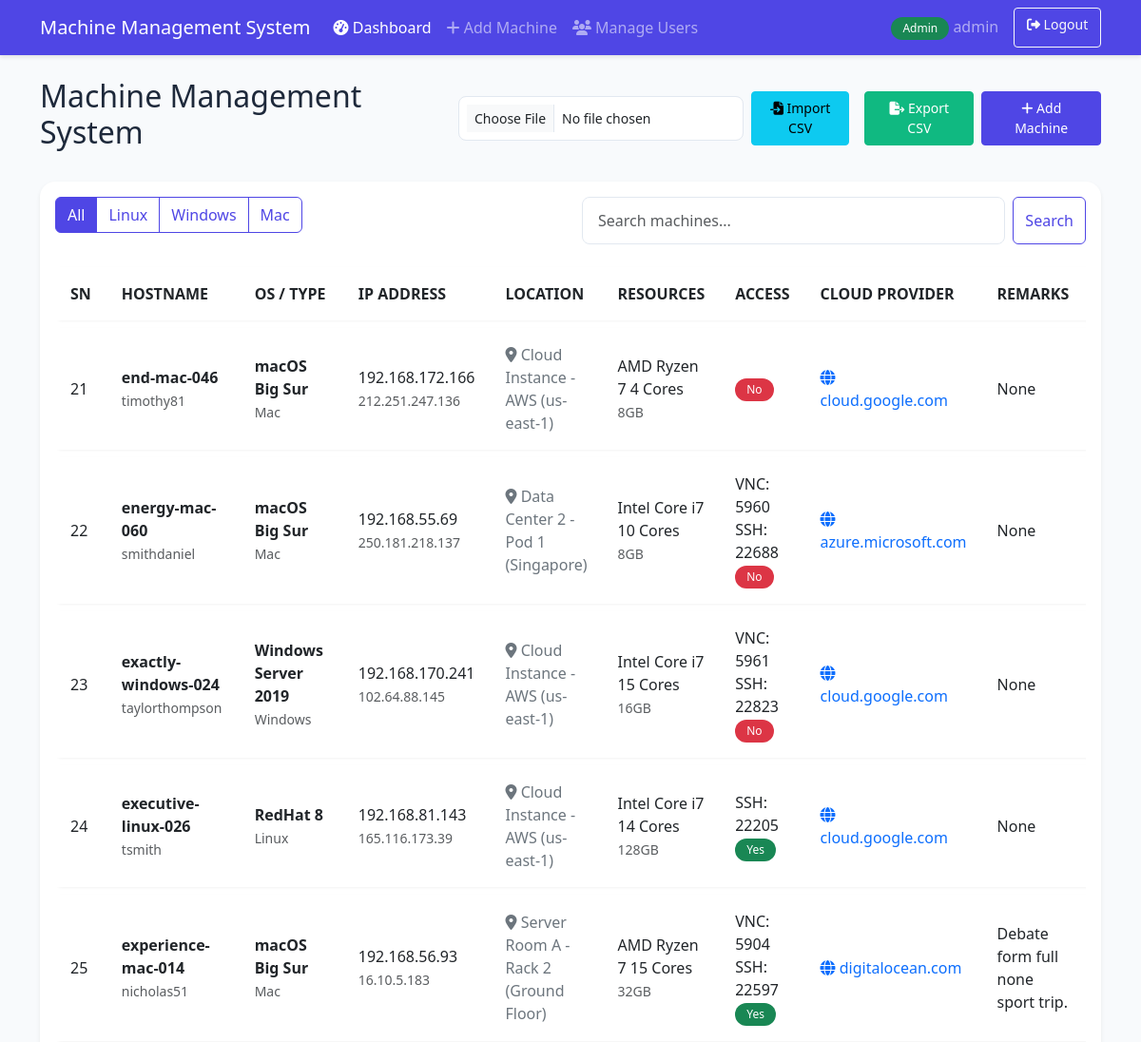
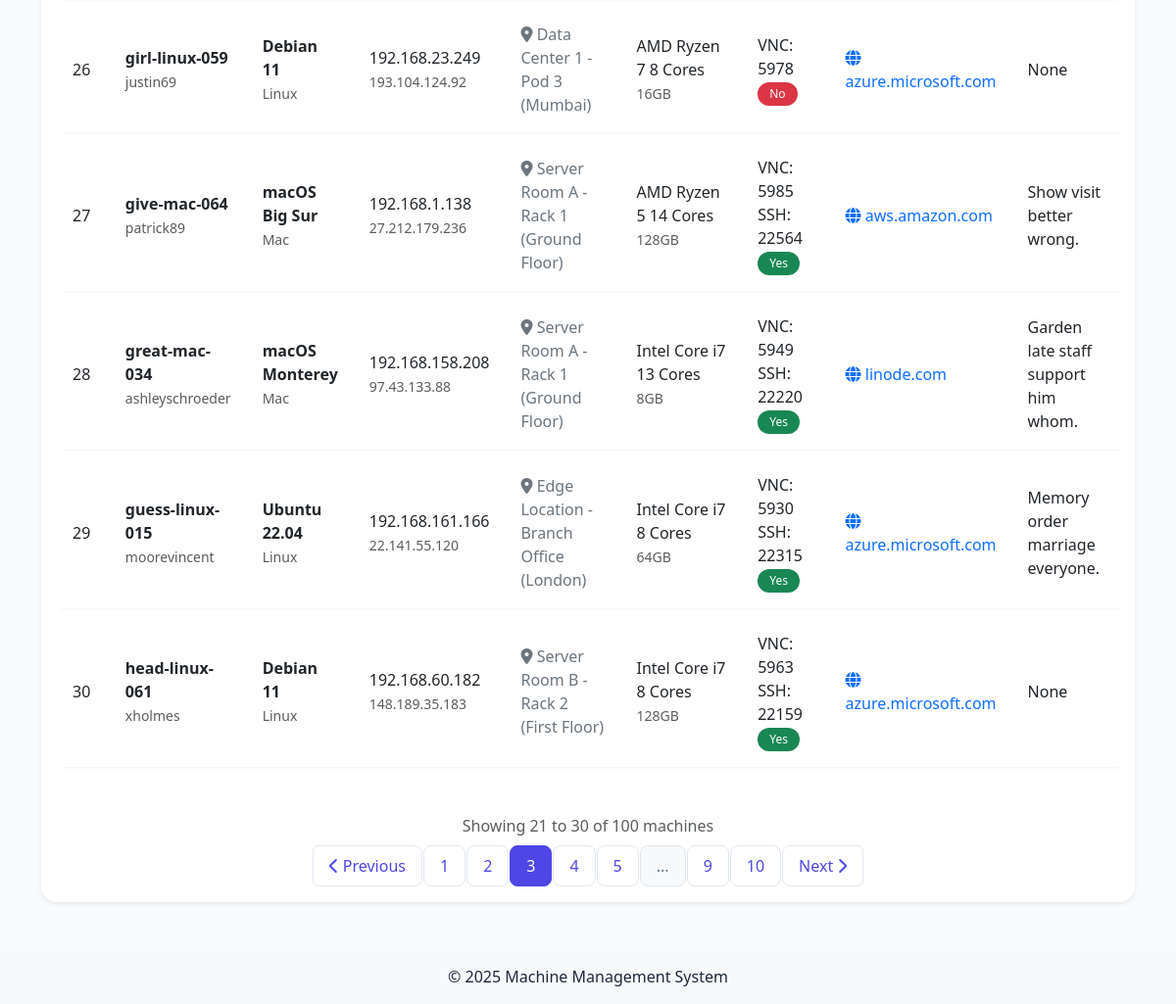
/admin/dashboard?page=3 (signed in), run on the app's committed database (2 pictures, top to bottom).
### models/user.py (models this page shows, shortened)
class User(db.Model, UserMixin):
    __tablename__ = 'users'
    id = db.Column(db.Integer, primary_key=True)
    username = db.Column(db.String(64), unique=True, index=True, nullable=False)
    email = db.Column(db.String(120), unique=True, index=True, nullable=False)
    password_hash = db.Column(db.String(128), nullable=False)
    is_admin = db.Column(db.Boolean, default=False)
    created_at = db.Column(db.DateTime, default=datetime.utcnow)
    last_login = db.Column(db.DateTime, nullable=True)

### models/machine.py (models this page shows, shortened)
class Machine(db.Model):
    __tablename__ = 'machines'
    id = db.Column(db.Integer, primary_key=True)
    hostname = db.Column(db.String(64), unique=True, nullable=False, index=True)
    username = db.Column(db.String(64), nullable=False)
    os_type = db.Column(db.String(20), nullable=False)  # Linux, Windows, Mac
    installed_os = db.Column(db.String(64), nullable=False)
    cpu_details = db.Column(db.String(128), nullable=False)
    ram_details = db.Column(db.String(64), nullable=False)
    private_ip = db.Column(db.String(15), nullable=True)
    public_ip = db.Column(db.String(15), nullable=True)
    cloud_provider_url = db.Column(db.String(128), nullable=True)
    physical_location = db.Column(db.String(128), nullable=True)  # Add this line
    vnc_port = db.Column(db.Integer, nullable=True)
    ssh_port = db.Column(db.Integer, nullable=True)  # Add this line
    outside_accessible = db.Column(db.Boolean, default=False)
    remarks = db.Column(db.Text, nullable=True)
    created_at = db.Column(db.DateTime, default=datetime.utcnow)
    updated_at = db.Column(db.DateTime, default=datetime.utcnow, onupdate=datetime.utcnow)

### app.py (the view, shortened to what this page needs)
@app.route('/admin/dashboard')
@login_required
def admin_dashboard():
    if not current_user.is_admin:
        flash('Access denied. Admin privileges required.', 'danger')
        return redirect(url_for('index'))
    page = request.args.get('page', 1, type=int)
    per_page = 10
    os_filter = request.args.get('os')
    search = request.args.get('search')
    query = Machine.query
    if os_filter:
        query = query.filter_by(os_type=os_filter)
    pagination = query.order_by(Machine.hostname).paginate(
        page=page, per_page=per_page, error_out=False
    )
    return render_template('admin/dashboard.html',
                         machines=pagination.items,
                         pagination=pagination)

### models/user.py (called while the page is built)
@login_manager.user_loader
def load_user(user_id):
    return User.query.get(int(user_id))

### templates/admin/dashboard.html (shortened to what this page needs)
{% extends "base.html" %}
{% block content %}
<div class="d-flex justify-content-between align-items-center mb-4">
    <h2>Machine Management System</h2>
    {% if current_user.is_admin %}
    <div class="d-flex align-items-center">
        <form method="POST" action="{{ url_for('import_machines') }}" enctype="multipart/form-data" class="me-2 d-flex align-items-center">
            <input type="file" name="file" accept=".csv" class="form-control form-control-sm me-2" required>
            <button type="submit" class="btn btn-info btn-sm me-2">
                <i class="fas fa-file-import"></i> Import CSV
            </button>
        </form>
        <a href="{{ url_for('export_machines') }}" class="btn btn-success btn-sm me-2">
            <i class="fas fa-file-export"></i> Export CSV
        </a>
        <a href="{{ url_for('add_machine') }}" class="btn btn-primary btn-sm">
            <i class="fas fa-plus"></i> Add Machine
        </a>
    </div>
    {% endif %}
</div>
<div class="card shadow-sm mb-4">
    <div class="card-body">
        <div class="row mb-3">
            <div class="col-md-6">
                <div class="btn-group" role="group">
                    <a href="{{ url_for(current_user.is_admin and 'admin_dashboard' or 'user_dashboard') }}" class="btn btn-outline-primary {{ 'active' if not request.args.get('os') }}">All</a>
                    <a href="{{ url_for(current_user.is_admin and 'admin_dashboard' or 'user_dashboard', os='Linux') }}" class="btn btn-outline-primary {{ 'active' if request.args.get('os') == 'Linux' }}">Linux</a>
                    <a href="{{ url_for(current_user.is_admin and 'admin_dashboard' or 'user_dashboard', os='Windows') }}" class="btn btn-outline-primary {{ 'active' if request.args.get('os') == 'Windows' }}">Windows</a>
                    <a href="{{ url_for(current_user.is_admin and 'admin_dashboard' or 'user_dashboard', os='Mac') }}" class="btn btn-outline-primary {{ 'active' if request.args.get('os') == 'Mac' }}">Mac</a>
                </div>
            </div>
            <div class="col-md-6">
                <form method="GET" action="{{ url_for(current_user.is_admin and 'admin_dashboard' or 'user_dashboard') }}" class="d-flex">
                    <input type="text" name="search" class="form-control me-2" placeholder="Search machines..." value="{{ request.args.get('search', '') }}">
                    <button type="submit" class="btn btn-outline-primary">Search</button>
                </form>
            </div>
        </div>
        <div class="table-responsive">
            <table class="table table-hover">
                <thead>
                    <tr>
                        <th>SN</th>
                        <th>HOSTNAME</th>
                        <th>OS / TYPE</th>
                        <th>IP ADDRESS</th>
                        <th>LOCATION</th>
                        <th>RESOURCES</th>
                        <th>ACCESS</th>
                        <th>CLOUD PROVIDER</th>
                        <th>REMARKS</th>
                    </tr>
                </thead>
                <tbody>
                    {% for machine in machines %}
                    <tr>
                        <td>{{ (pagination.page - 1) * pagination.per_page + loop.index }}</td>
                        <td>
                            <strong>{{ machine.hostname }}</strong><br>
                            <small class="text-muted">{{ machine.username }}</small>
                        </td>
                        <td>
                            <strong>{{ machine.installed_os }}</strong><br>
                            <small class="text-muted">{{ machine.os_type }}</small>
                        </td>
                        <td>
                            {% if machine.private_ip %}
                            <span>{{ machine.private_ip }}</span><br>
                            {% endif %}
                            {% if machine.public_ip %}
                            <small class="text-muted">{{ machine.public_ip }}</small>
                            {% endif %}
                        </td>
                        <td>
                            {% if machine.physical_location %}
                            <span class="text-secondary">
                                <i class="fas fa-map-marker-alt"></i> {{ machine.physical_location }}
                            </span>
                            {% else %}
                            <span class="text-muted">Not specified</span>
                            {% endif %}
                        </td>
                        <td>
                            <span>{{ machine.cpu_details }}</span><br>
                            <small class="text-muted">{{ machine.ram_details }}</small>
                        </td>
                        <td>
                            {% if machine.vnc_port %}
                            <span>VNC: {{ machine.vnc_port }}</span><br>
                            {% endif %}
                            {% if machine.ssh_port %}
                            <span>SSH: {{ machine.ssh_port }}</span><br>
                            {% endif %}
                            <span class="badge {% if machine.outside_accessible %}bg-success{% elif machine.outside_accessible == false %}bg-danger{% else %}bg-warning{% endif %}">
                                {{ 'Yes' if machine.outside_accessible else 'No' }}
                            </span>
                        </td>
                        <td>
                            {% if machine.cloud_provider_url %}
                            {% set domain = machine.cloud_provider_url.replace('https://', '').replace('http://', '').split('/')[0] %}
                            <span class="text-primary" title="{{ machine.cloud_provider_url }}">
                                <i class="fas fa-globe"></i> {{ domain }}
                            </span>
                            {% else %}
                            <span class="text-muted">No URL</span>
                            {% endif %}
                        </td>
                        <td>{{ machine.remarks }}</td>
                    </tr>
                    {% endfor %}
                </tbody>
            </table>
        </div>
        <div class="d-flex flex-column align-items-center mt-4">
            <div class="text-muted mb-2">
                {% set end_item = pagination.page * pagination.per_page %}
                {% if end_item > pagination.total %}
                    {% set end_item = pagination.total %}
                {% endif %}
                Showing {{ (pagination.page - 1) * pagination.per_page + 1 }}
                to {{ end_item }}
                of {{ pagination.total }} machines
            </div>
            {% if pagination.pages > 1 %}
            <nav aria-label="Machine navigation">
                <ul class="pagination">
                    <li class="page-item {{ 'disabled' if pagination.page == 1 }}">
                        <a class="page-link" href="{{ url_for(current_user.is_admin and 'admin_dashboard' or 'user_dashboard', page=pagination.prev_num, os=request.args.get('os'), search=request.args.get('search')) }}">
                            <i class="fas fa-chevron-left"></i> Previous
                        </a>
                    </li>
                    {% for page_num in pagination.iter_pages(left_edge=2, left_current=2, right_current=2, right_edge=2) %}
                        {% if page_num %}
                            <li class="page-item {{ 'active' if pagination.page == page_num }}">
                                <a class="page-link" href="{{ url_for(current_user.is_admin and 'admin_dashboard' or 'user_dashboard', page=page_num, os=request.args.get('os'), search=request.args.get('search')) }}">{{ page_num }}</a>
                            </li>
                        {% else %}
                            <li class="page-item disabled">
                                <span class="page-link">...</span>
                            </li>
                        {% endif %}
                    {% endfor %}
                    <li class="page-item {{ 'disabled' if pagination.page == pagination.pages }}">
                        <a class="page-link" href="{{ url_for(current_user.is_admin and 'admin_dashboard' or 'user_dashboard', page=pagination.next_num, os=request.args.get('os'), search=request.args.get('search')) }}">
                            Next <i class="fas fa-chevron-right"></i>
                        </a>
                    </li>
                </ul>
            </nav>
            {% endif %}
        </div>
    </div>
</div>
{% endblock %}

### templates/base.html (shortened to what this page needs)
<!DOCTYPE html>
<html lang="en">
<head>
    <link href="https://cdn.jsdelivr.net/npm/bootstrap@5.3.0/dist/css/bootstrap.min.css" rel="stylesheet">
    <link rel="stylesheet" href="https://cdnjs.cloudflare.com/ajax/libs/font-awesome/6.4.0/css/all.min.css">
    <link rel="stylesheet" href="{{ url_for('static', filename='css/style.css') }}">
</head>
<body>
    {% if current_user.is_authenticated %}
    <nav class="navbar navbar-expand-lg navbar-dark bg-primary">
        <div class="container">
            <a class="navbar-brand" href="{{ url_for('index') }}">Machine Management System</a>
            <div class="collapse navbar-collapse" id="navbarNav">
                <ul class="navbar-nav me-auto">
                    {% if current_user.is_admin %}
                    <li class="nav-item">
                        <a class="nav-link {% if request.endpoint == 'admin_dashboard' %}active{% endif %}" href="{{ url_for('admin_dashboard') }}">
                            <i class="fas fa-tachometer-alt"></i> Dashboard
                        </a>
                    </li>
                    <li class="nav-item">
                        <a class="nav-link {% if request.endpoint == 'add_machine' %}active{% endif %}" href="{{ url_for('add_machine') }}">
                            <i class="fas fa-plus"></i> Add Machine
                        </a>
                    </li>
                    <li class="nav-item">
                        <a class="nav-link" href="{{ url_for('manage_users') }}">
                            <i class="fas fa-users"></i> Manage Users
                        </a>
                    </li>
                    {% else %}
                    <li class="nav-item">
                        <a class="nav-link {% if request.endpoint == 'user_dashboard' %}active{% endif %}" href="{{ url_for('user_dashboard') }}">
                            <i class="fas fa-tachometer-alt"></i> Dashboard
                        </a>
                    </li>
                    {% endif %}
                </ul>
                <div class="d-flex">
                    <span class="navbar-text me-3">
                        {% if current_user.is_admin %}
                        <span class="badge bg-success">Admin</span>
                        {% else %}
                        <span class="badge bg-info">User</span>
                        {% endif %}
                        {{ current_user.username }}
                    </span>
                    <a href="{{ url_for('logout') }}" class="btn btn-outline-light btn-sm">
                        <i class="fas fa-sign-out-alt"></i> Logout
                    </a>
                </div>
            </div>
        </div>
    </nav>
    {% endif %}
    <div class="container mt-4">
        {% block content %}{% endblock %}
    </div>
    <footer class="mt-5 py-3 bg-light text-center">
        <div class="container">
            <p class="mb-0">&copy; 2025 Machine Management System</p>
        </div>
    </footer>
</body>
</html>

### static/css/style.css (style rules this page uses)
:root { --primary-color: #4f46e5; --primary-hover: #4338ca; --success-color: #10b981; --danger-color: #ef4444; --background-color: #f8fafc; --card-bg: #ffffff; --text-primary: #1e293b; --text-secondary: #64748b; }
body { background-color: var(--background-color); color: var(--text-primary); }
.navbar { box-shadow: 0 2px 4px rgba(0,0,0,0.1); }
.navbar-dark.bg-primary { background-color: var(--primary-color) !important; }
.card { border: none; border-radius: 1rem; box-shadow: 0 4px 6px -1px rgba(0,0,0,0.1), 0 2px 4px -2px rgba(0,0,0,0.05); transition: transform 0.2s, box-shadow 0.2s; }
.table { border-collapse: separate; border-spacing: 0 0.5rem; }
.table tr { background-color: var(--card-bg); box-shadow: 0 1px 3px rgba(0,0,0,0.05); border-radius: 0.5rem; }
.table td, .table th { border: none; padding: 1rem; vertical-align: middle; }
.btn-primary { background-color: var(--primary-color); border-color: var(--primary-color); transition: all 0.2s; }
.btn-success { background-color: var(--success-color); border-color: var(--success-color); }
.btn-outline-primary { color: var(--primary-color); border-color: var(--primary-color); }
.btn-outline-primary:hover, .btn-outline-primary.active { background-color: var(--primary-color); border-color: var(--primary-color); }
.badge { padding: 0.5em 1em; border-radius: 9999px; font-weight: 500; }
.form-control, .form-select { border-radius: 0.5rem; padding: 0.75rem 1rem; border: 1px solid #e2e8f0; }
.pagination .page-link { border: none; margin: 0 0.25rem; border-radius: 0.5rem; color: var(--text-primary); }
.pagination .page-item.active .page-link { background-color: var(--primary-color); color: white; }
.pagination { margin-bottom: 0; }
.pagination .page-link { padding: 0.5rem 1rem; color: var(--primary-color); border: 1px solid #e2e8f0; margin: 0 2px; }
.pagination .page-item.active .page-link { background-color: var(--primary-color); border-color: var(--primary-color); color: white; }
.pagination .page-item.disabled .page-link { color: var(--text-secondary); pointer-events: none; background-color: #f8f9fa; border-color: #e2e8f0; }
.table tbody tr { opacity: 1; animation: none; transition: background-color 0.2s ease; }
.table tbody tr.animate { animation: fadeIn 0.5s ease forwards; }
input[type="file"] { max-width: 300px; font-size: 0.875rem; }
.btn-sm { padding: 0.4rem 0.8rem; font-size: 0.875rem; }

### data on the page
User: username "admin"
Machine: page "21", hostname "end-mac-046", username "timothy81", installed_os "macOS Big Sur", os_type "Mac", private_ip "192.168.172.166", public_ip "212.251.247.136", physical_location "Cloud Instance - AWS (us-east-1)", cpu_details "AMD Ryzen 7 4 Cores", ram_details "8GB", outside_accessible "No", domain "cloud.google.com", remarks "None"
Machine: page "22", hostname "energy-mac-060", username "smithdaniel", installed_os "macOS Big Sur", os_type "Mac", private_ip "192.168.55.69", public_ip "250.181.218.137", physical_location "Data Center 2 - Pod 1 (Singapore)", cpu_details "Intel Core i7 10 Cores", ram_details "8GB", vnc_port "5960", ssh_port "22688", outside_accessible "No", domain "azure.microsoft.com", remarks "None"
Machine: page "23", hostname "exactly-windows-024", username "taylorthompson", installed_os "Windows Server 2019", os_type "Windows", private_ip "192.168.170.241", public_ip "102.64.88.145", physical_location "Cloud Instance - AWS (us-east-1)", cpu_details "Intel Core i7 15 Cores", ram_details "16GB", vnc_port "5961", ssh_port "22823", outside_accessible "No", domain "cloud.google.com", remarks "None"
Machine: page "24", hostname "executive-linux-026", username "tsmith", installed_os "RedHat 8", os_type "Linux", private_ip "192.168.81.143", public_ip "165.116.173.39", physical_location "Cloud Instance - AWS (us-east-1)", cpu_details "Intel Core i7 14 Cores", ram_details "128GB", ssh_port "22205", outside_accessible "Yes", domain "cloud.google.com", remarks "None"
Machine: page "25", hostname "experience-mac-014", username "nicholas51", installed_os "macOS Big Sur", os_type "Mac", private_ip "192.168.56.93", public_ip "16.10.5.183", physical_location "Server Room A - Rack 2 (Ground Floor)", cpu_details "AMD Ryzen 7 15 Cores", ram_details "32GB", vnc_port "5904", ssh_port "22597", outside_accessible "Yes", domain "digitalocean.com", remarks "Debate form full none sport trip."
Machine: page "26", hostname "girl-linux-059", username "justin69", installed_os "Debian 11", os_type "Linux", private_ip "192.168.23.249", public_ip "193.104.124.92", physical_location "Data Center 1 - Pod 3 (Mumbai)", cpu_details "AMD Ryzen 7 8 Cores", ram_details "16GB", vnc_port "5978", outside_accessible "No", domain "azure.microsoft.com", remarks "None"
Machine: page "27", hostname "give-mac-064", username "patrick89", installed_os "macOS Big Sur", os_type "Mac", private_ip "192.168.1.138", public_ip "27.212.179.236", physical_location "Server Room A - Rack 1 (Ground Floor)", cpu_details "AMD Ryzen 5 14 Cores", ram_details "128GB", vnc_port "5985", ssh_port "22564", outside_accessible "Yes", domain "aws.amazon.com", remarks "Show visit better wrong."
Machine: page "28", hostname "great-mac-034", username "ashleyschroeder", installed_os "macOS Monterey", os_type "Mac", private_ip "192.168.158.208", public_ip "97.43.133.88", physical_location "Server Room A - Rack 1 (Ground Floor)", cpu_details "Intel Core i7 13 Cores", ram_details "8GB", vnc_port "5949", ssh_port "22220", outside_accessible "Yes", domain "linode.com", remarks "Garden late staff support him whom."
Machine: page "29", hostname "guess-linux-015", username "moorevincent", installed_os "Ubuntu 22.04", os_type "Linux", private_ip "192.168.161.166", public_ip "22.141.55.120", physical_location "Edge Location - Branch Office (London)", cpu_details "Intel Core i7 8 Cores", ram_details "64GB", vnc_port "5930", ssh_port "22315", outside_accessible "Yes", domain "azure.microsoft.com", remarks "Memory order marriage everyone."
Machine: page "30", hostname "head-linux-061", username "xholmes", installed_os "Debian 11", os_type "Linux", private_ip "192.168.60.182", public_ip "148.189.35.183", physical_location "Server Room B - Rack 2 (First Floor)", cpu_details "Intel Core i7 8 Cores", ram_details "128GB", vnc_port "5963", ssh_port "22159", outside_accessible "Yes", domain "azure.microsoft.com", remarks "None"

### other printed values
{{ (pagination.page - 1) * pagination.per_page + 1 }} "21"
{{ end_item }} "30"
{{ pagination.total }} "100"
{{ page_num }} "1" "2" "3" "4" "5" "9" "10"
